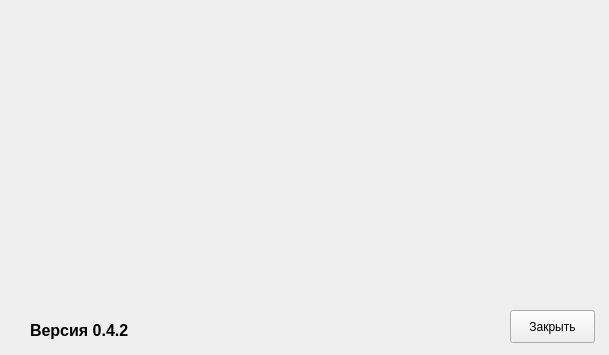
<?xml version="1.0" encoding="UTF-8"?>
<ui version="4.0">
 <class>AboutDialog</class>
 <widget class="QDialog" name="AboutDialog">
  <property name="geometry">
   <rect>
    <x>0</x>
    <y>0</y>
    <width>609</width>
    <height>355</height>
   </rect>
  </property>
  <property name="windowTitle">
   <string>Dialog</string>
  </property>
  <widget class="QPushButton" name="actionclose">
   <property name="geometry">
    <rect>
     <x>510</x>
     <y>310</y>
     <width>85</width>
     <height>33</height>
    </rect>
   </property>
   <property name="focusPolicy">
    <enum>Qt::NoFocus</enum>
   </property>
   <property name="text">
    <string>Закрыть</string>
   </property>
  </widget>
  <widget class="QLabel" name="label_2">
   <property name="geometry">
    <rect>
     <x>30</x>
     <y>320</y>
     <width>111</width>
     <height>21</height>
    </rect>
   </property>
   <property name="text">
    <string>&lt;html&gt;&lt;head/&gt;&lt;body&gt;&lt;p&gt;&lt;span style=&quot; font-size:12pt; font-weight:600;&quot;&gt;Версия 0.4.2&lt;/span&gt;&lt;/p&gt;&lt;/body&gt;&lt;/html&gt;</string>
   </property>
  </widget>
  <widget class="QLabel" name="label">
   <property name="geometry">
    <rect>
     <x>0</x>
     <y>0</y>
     <width>611</width>
     <height>301</height>
    </rect>
   </property>
   <property name="text">
    <string/>
   </property>
   <property name="pixmap">
    <pixmap resource="Images.qrc">:/image/data/img/images/zastavka.png</pixmap>
   </property>
  </widget>
 </widget>
 <resources>
  <include location="Images.qrc"/>
 </resources>
 <connections/>
</ui>
